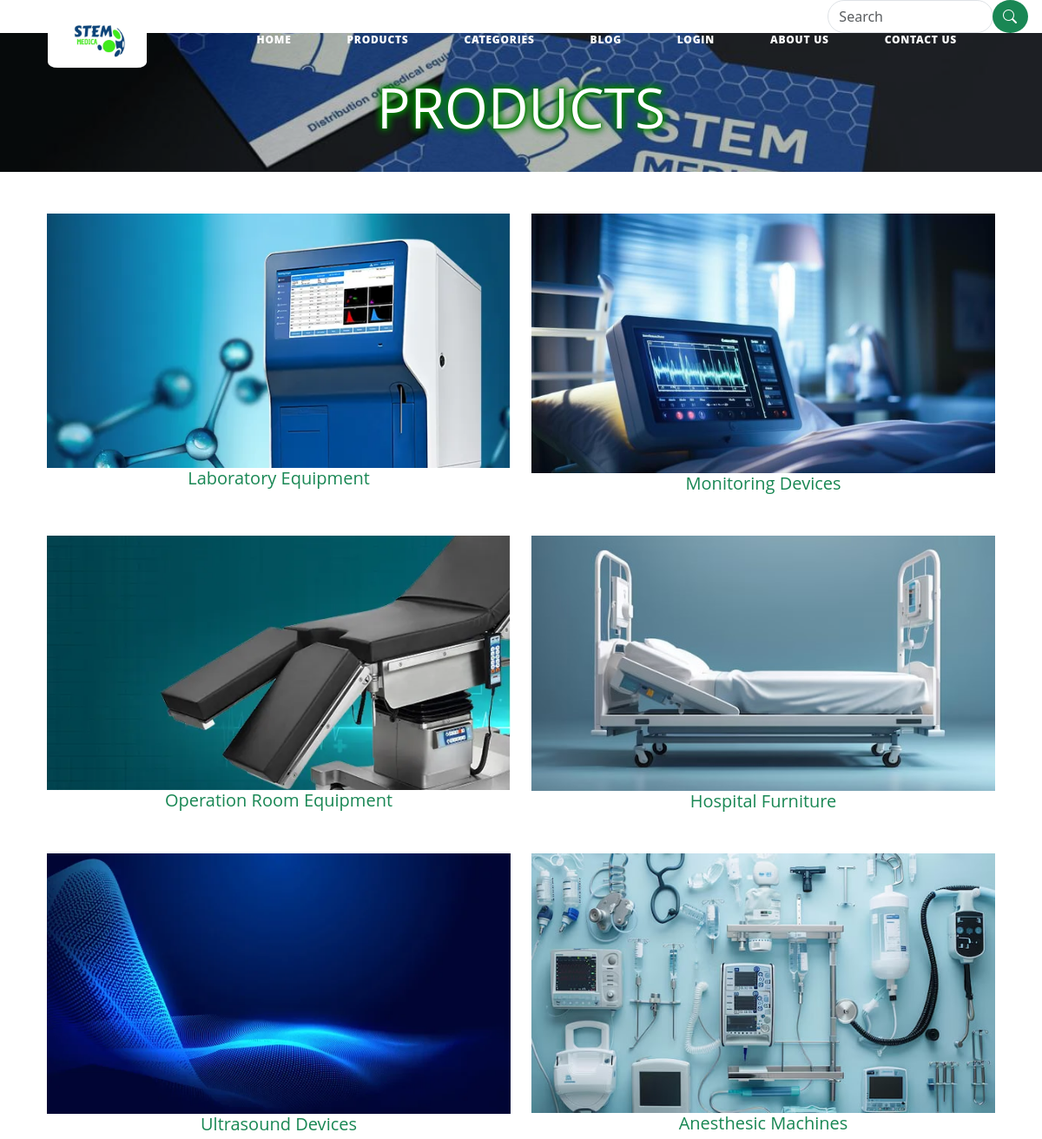
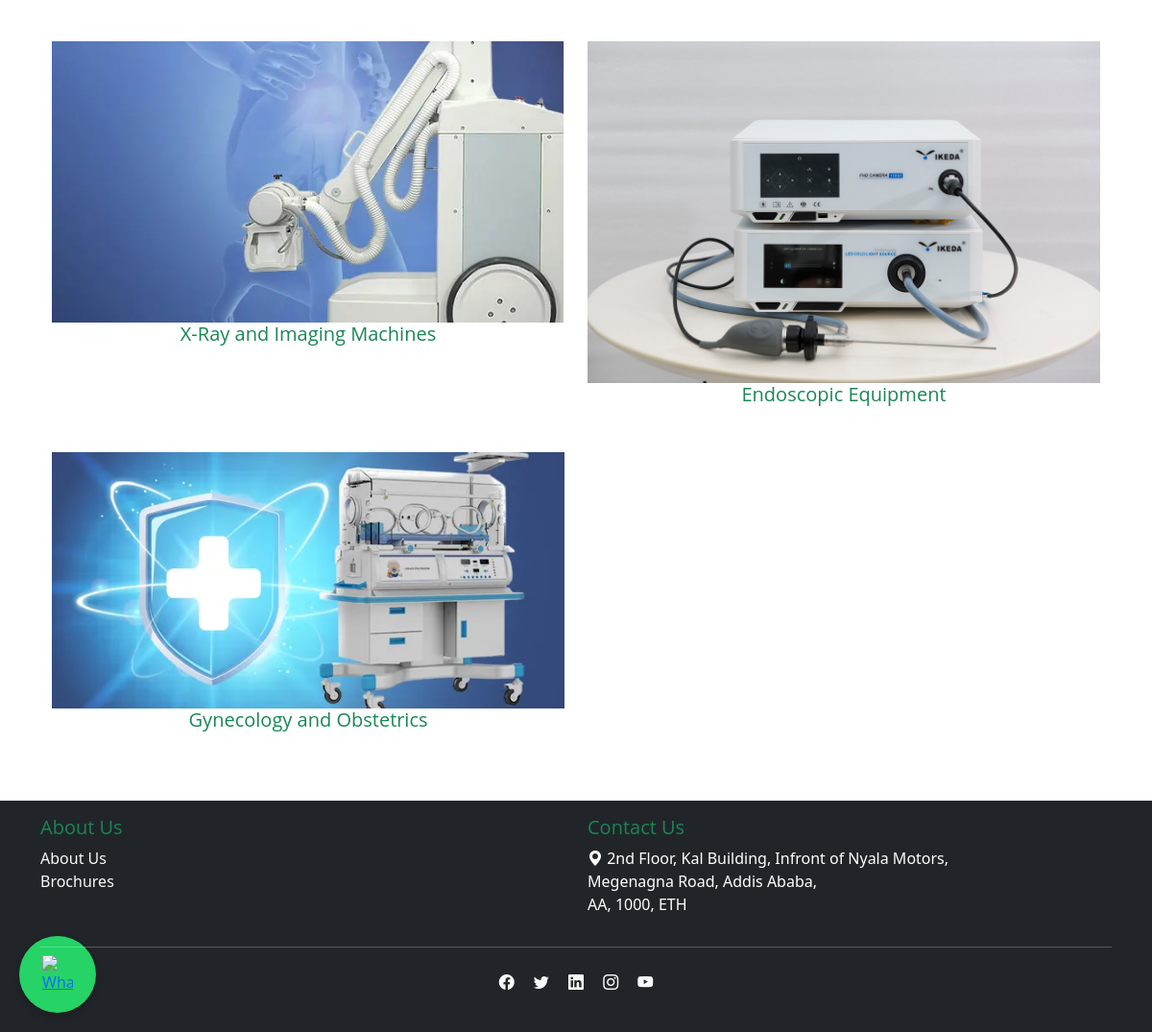
Page /categories/ on the committed database (2 pictures, top to bottom).
### products/models.py (models this page shows, shortened)
class Category(models.Model):
    name = models.CharField(max_length=50, verbose_name='Category Name')
    description = models.CharField(max_length=1000, verbose_name='Category Description')
    image = models.ImageField(upload_to='images/category/thumbnails/', verbose_name='Category Image')
    class Meta:
        verbose_name = 'Category'
        verbose_name_plural = 'Categories'

### products/views.py (the view)
# urls.py: path('categories/',category_view, name='categories-page'),
def category_view(request, pk=''):
    query = pk.lower().strip(' /$\\=')
    if query == '':
        return render(request, 'products/categories.html', {'results': Category.objects.all()})
    else:
        category = get_object_or_404(Category, pk=query)
        return render(request, 'products/category.html', {'full_title':category.name,'category': category})

### products/templates/products/categories.html (shortened to what this page needs)
{% extends "home/base.html" %} {% load crispy_forms_tags %} {% load crispy_forms_tags %} {% block content%}
<div id="hero" style="height: 10rem; overflow: hidden; position: relative" class="hero section dark-background justify-content-center align-items-center" data-aos="fade-up">
	<div class="carousel-item active">
		<img src="/media/images/stock/welcome-carousel-2.jpg" alt="" style="width: 100%; height: 100%; object-fit: cover" />
		<div class="carousel-container position-absolute">
			<div class="container section-title text-center">
				<h3 class="text-center" style="font-size: 4rem; color: white; text-shadow: 0 0 3px green, 0 0 10px green, 0 0 10px green, 0 0 10px green">
					PRODUCTS {% if user.is_authenticated%}<a class="btn btn-success btn-lg" href="{% url 'publish-product-page'%}"> Add+ </a>{% endif %}
				</h3>
			</div>
		</div>
	</div>
</div>
<main class="main">
	<div class="container mt-5">
		<div class="container mb-5">
			<div class="row gy-4 isotope-container">
				{% for result in results %}
				<div class="col-md-3 col-sm-6 mb-4 w-50" data-aos="fade-up" data-aos-delay="0" style="border-color: black">
					<a class="border-0 text-center text-decoration-none" href="{% url 'categories-page' %}{{ result.id }}">
						<img src="{{result.image.url}}" class="card-img-top img-fluid" alt="product image" style="border-radius: 3" />
						<div class="card-body">
							<h6 class="card-title font-weight-bold" style="color: #198754; font-size: 1.25rem">{{result.name}}</h6>
						</div>
					</a>
				</div>
				{% endfor %}
			</div>
		</div>
	</div>
</main>
{% endblock %}

### media/assets/css/main.css (style rules this page uses)
:root { --default-font: "Roboto", system-ui, -apple-system, "Segoe UI", Roboto, "Helvetica Neue", Arial, "Noto Sans", "Liberation Sans", sans-serif, "Apple Color Emoji", "Segoe UI Emoji", "Segoe UI Symbol", "Noto Color Emoji"; --heading-font: "Inter", sans-serif; --nav-font: "Poppins", sans-serif; }
:root { --background-color: #ffffff; --default-color: #444444; --heading-color: #384f4b; --accent-color: #1bbca3; --surface-color: #ffffff; --contrast-color: #ffffff; }
.dark-background { --background-color: #0e1a18; --default-color: #ffffff; --heading-color: #ffffff; --surface-color: #203b37; --contrast-color: #ffffff; }
:root { scroll-behavior: smooth; }
body { color: var(--default-color); background-color: var(--background-color); font-family: var(--default-font); }
section, .section { color: var(--default-color); background-color: var(--background-color); padding: 60px 0; scroll-margin-top: 74px; overflow: clip; }
.section-title { text-align: center; padding-bottom: 60px; position: relative; }
.hero { padding: 0; }
.hero img { position: absolute; inset: 0; display: block; width: 100%; height: 100%; object-fit: cover; z-index: 1; }
.hero .carousel-item { position: absolute; inset: 0; background-size: cover; background-position: center; background-repeat: no-repeat; overflow: hidden; }
.hero .carousel-item:before { content: ""; background: color-mix(in srgb, var(--background-color), transparent 70%); position: absolute; inset: 0; z-index: 2; }
.hero .carousel-item::before { content: ""; background-color: color-mix(in srgb, var(--background-color), transparent 70%); position: absolute; inset: 0; }
.hero .carousel-container { position: absolute; inset: 120px 64px 64px 64px; display: flex; justify-content: center; align-items: center; flex-direction: column; z-index: 3; }

### rows in the picture
Category: image (picture), name "Laboratory Equipment"
Category: image (picture), name "Monitoring Devices"
Category: image (picture), name "Operation Room Equipment"
Category: image (picture), name "Hospital Furniture"
Category: image (picture), name "Ultrasound Devices"
Category: image (picture), name "Anesthesic Machines"
Category: image (picture), name "X-Ray and Imaging Machines"
Category: image (picture), name "Endoscopic Equipment"
Category: image (picture), name "Gynecology and Obstetrics"
